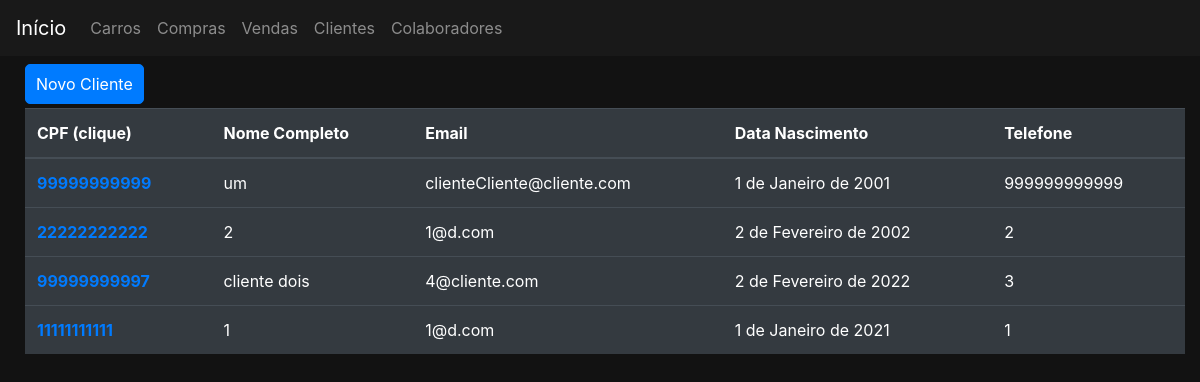
/clientes/, run on an earlier commit of the app's database.
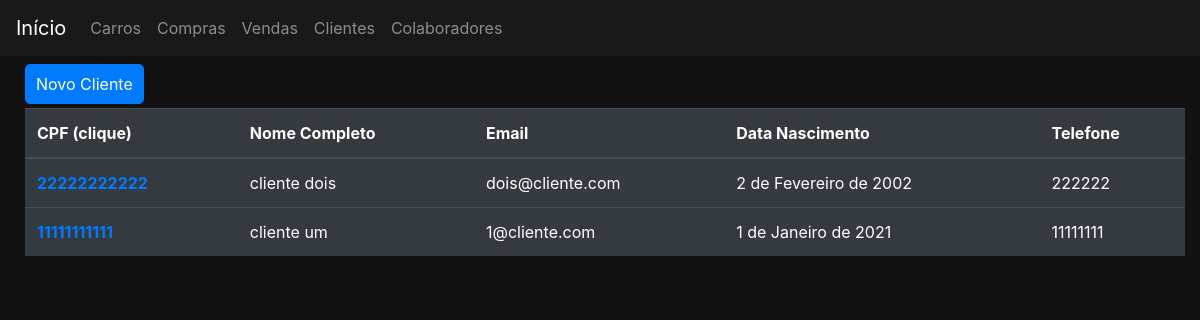
And on a later commit of the database.
### clientes/models.py (models this page shows, shortened)
class Cliente(Pessoa):
    renda = models.DecimalField(max_digits=15, decimal_places=2, verbose_name='renda')
    profissao = models.CharField(max_length=20, verbose_name='profissao')
    class Meta:
        permissions = (
            ('permissao_gerente', 'permissao gerente'),
            ('permissao_supervisor', 'permissao supervisor'),
            ('permissao_vendedor', 'permissao vendedor'),
            ('permissao_funcionario', 'permissao todos funcionarios'),
        )

### clientes/views.py (the view)
# urls.py: path('', views.ClienteListar.as_view(), name='listar'),
class ClienteListar(generic.ListView, LoginRequiredMixin):
    model = Cliente
    paginate_by = 8
    template_name = 'clientes/clientes.html'
    permission_required = 'clientes.permissao_funcionario'

### clientes/templates/clientes/clientes.html (shortened to what this page needs)
{% extends 'base.html' %}
{% block pagination %}
    <div class="container">
        <div class="row">
            <div class="col-md-4">
                <a href=" {% url 'clientes:criar' %}" class="btn btn-primary botao">Novo Cliente</a>
            </div>
            <div class="col-md-6">{{ block.super }}</div>
        </div>
    </div>
{% endblock %}
{% block 'body' %}
    <div class="container">
        <div class="row">
            <div class="col-md">
                <table class="table table-dark">
                    <thead>
                        <tr>
                            <th scope="col">CPF (clique) </th>
                            <th scope="col">Nome Completo</th>
                            <th scope="col">Email</th>
                            <th scope="col">Data Nascimento</th>
                            <th scope="col">Telefone</th>
                        </tr>
                    </thead>
                    <tbody>
                        {% for cliente in cliente_list %}
                            <tr>
                                <th><a class="corPadrao" href="{% url 'clientes:detalhe' cliente.pk%}">{{cliente.cpf}}</a></th>
                                <td>{{cliente.nomeCompleto}}</td>
                                <td>{{cliente.email}}</td>
                                <td>{{cliente.dataNascimento}}</td>
                                <td>{{cliente.telefone}}</td>
                            </tr>
                        {% endfor %}
                    </tbody>
                </table>
            </div>
        </div>
    </div>
{% endblock %}

### templates/base.html (shortened to what this page needs)
{% load static %}
<!doctype html>
<html lang="pt-BR">
  <head>
    <link rel="stylesheet" href="https://cdn.jsdelivr.net/npm/bootstrap@4.6.2/dist/css/bootstrap.min.css">
    <link rel="stylesheet" href=" {% static 'css/css.css' %}">
  </head>
  <body class="fundo">
    <nav class="navbar navbar-expand-lg navbar-dark bg-nav">
      <a class="navbar-brand" href=" {% url 'carros:listar' %}">Início</a>
      <div class="collapse navbar-collapse" id="navbarNav">
        <ul class="navbar-nav">
          <li class="nav-item">
            <a class="nav-link" href="{% url 'carros:listar' %}">Carros</a>
          </li>
          <li class="nav-item">
            <a class="nav-link" href=" {% url 'compras:listar' %}">Compras<span class="sr-only">(current)</span></a>
          </li>
          <li class="nav-item">
            <a class="nav-link" href=" {% url 'vendas:listar' %}">Vendas <span class="sr-only">(current)</span></a>
          </li>
          <li class="nav-item">
            <a class="nav-link" href="{% url 'clientes:listar' %}">Clientes</span></a>
          </li>
          <li class="nav-item">
            <a class="nav-link" href="{% url 'colaboradores:listar' %}">Colaboradores</a>
          </li>
        </ul>
      </div>
    </nav>
    {% block pagination %}{% endblock %}
    {% block 'body' %}{% endblock %}
  </body>
</html>

### templates/static/css/css.css (style rules this page uses)
.fundo { background-color: #121212; color: white; }
.bg-nav { position: fixed; left:0; top: 0; width: 100%; z-index: 9999; background-color: #191919; margin-bottom: 5px; margin-block-end: 10px; }
.container { max-width: 1300px; }
body { margin-top: 30px; padding-top: 30px; margin-left: 10px; }
a { color:white; }
.botao { display: inline-block; padding: 7px 10px; border-radius: 5px; margin-bottom: 4px; margin-right: 4px; margin-top: 4px; }
.corPadrao { color: #007bff; }

What changed in the data, as far as the page shows it:
removed Cliente: cpf "99999999999", nomeCompleto "um", email "clienteCliente@cliente.com", dataNascimento "1 de Janeiro de 2001", telefone "999999999999"
removed Cliente: cpf "22222222222", nomeCompleto "2", email "1@d.com", dataNascimento "2 de Fevereiro de 2002", telefone "2"
removed Cliente: cpf "99999999997", nomeCompleto "cliente dois", email "4@cliente.com", dataNascimento "2 de Fevereiro de 2022", telefone "3"
removed Cliente: cpf "11111111111", nomeCompleto "1", email "1@d.com", dataNascimento "1 de Janeiro de 2021", telefone "1"
added Cliente: cpf "22222222222", nomeCompleto "cliente dois", email "dois@cliente.com", dataNascimento "2 de Fevereiro de 2002", telefone "222222"
added Cliente: cpf "11111111111", nomeCompleto "cliente um", email "1@cliente.com", dataNascimento "1 de Janeiro de 2021", telefone "11111111"
